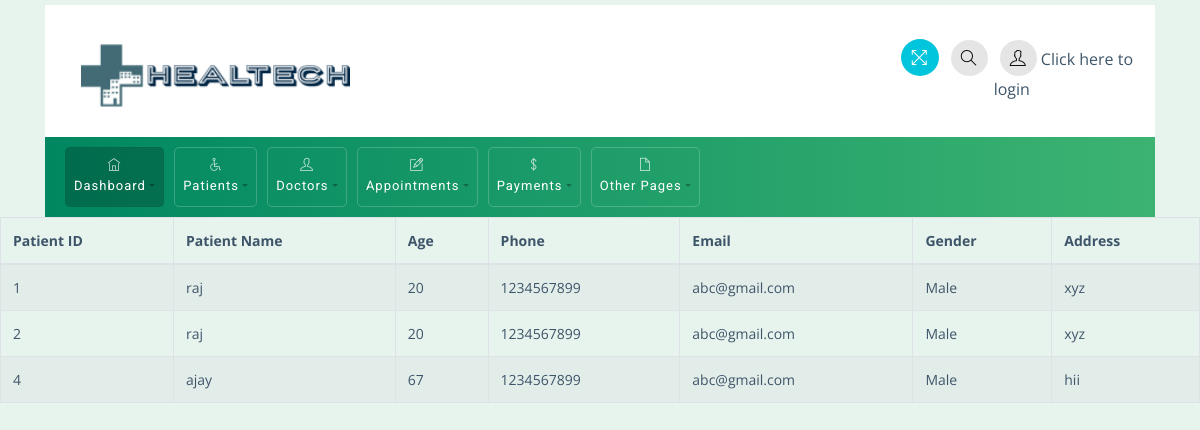
The app's page /patients.html with its own data.
### app/models.py (models this page shows, shortened)
class Patient(models.Model):
    patient_Name = models.CharField(max_length=100)
    date_of_birth = models.CharField(max_length=100)
    age = models.IntegerField()
    phone = models.IntegerField()
    email = models.EmailField(max_length=100)
    gender = models.CharField(max_length=50)
    address = models.TextField()

### Hospital/views.py (the view)
# urls.py: path('patients.html',views.PATIENTS,name='all_patients'),
def PATIENTS(request):
    patients = Patient.objects.all()
    return render(request, 'patients/patients.html',{'patients': patients})

### templates/patients/patients.html (shortened to what this page needs)
{% extends 'base.html' %}
{% block content %}
<html>
    <div class="table-responsive mb-3">
        <table id="tableId" class="table table-bordered table-striped">
            <thead>
                <tr>
                    <th>Patient ID</th>
                    <th>Patient Name</th>
                    <th>Age</th>
                    <th>Phone</th>
                    <th>Email</th>
                    <th>Gender</th>
                    <th>Address</th>
                </tr>
            </thead>
            <tbody>
                {% for patient in patients %}
                <tr>
                    <td>{{ patient.id }}</td>
                    <td>{{ patient.patient_Name }}</td>
                    <td>{{ patient.age }}</td>
                    <td>{{ patient.phone }}</td>
                    <td>{{ patient.email }}</td>
                    <td>{{ patient.gender }}</td>
                    <td>{{ patient.address }}</td>
                </tr>
                {% endfor %}
            </tbody>
        </table>
    </div>
</div>
{% endblock %}

### templates/base.html (shortened to what this page needs)
<!DOCTYPE html>
<html>
<head>
    {% load static %}
	<link rel="stylesheet" href="{% static 'css/bootstrap.min.css' %}">
	<link rel="stylesheet" href="{% static 'css/themify-icons.css' %}">
	<link rel="stylesheet" href="{% static 'css/animate.css' %}">
	<link rel="stylesheet" href="{% static 'css/styles.css' %}">
	<link rel="stylesheet" href="{% static 'css/green.css' %}" id="style_theme">
	<link rel="stylesheet" href="{% static 'css/responsive.css' %}">
	<link rel="stylesheet" href="{% static 'charts/css/morris.css' %}">
	<link rel="stylesheet" href="{% static 'css/jquery-jvectormap.css' %}">
</head>
<body>
<div class="wrapper">
		<div id="content">
			<div class="container top-brand">
				<nav class="navbar navbar-default">
					<div class="navbar-header">
						<div class="sidebar-header"> <a href="index.html"><img src="{% static 'images/logo.png' %}" class="logo" alt="logo"></a>
						</div>
					</div>
					<ul class="nav justify-content-end">
						<li class="nav-item">
							<a class="nav-link">
								<span title="Fullscreen" class="ti-fullscreen fullscreen"></span>
							</a>
						</li>
						<li class="nav-item">
							<a class="nav-link" data-toggle="modal" data-target=".proclinic-modal-lg">
								<span class="ti-search"></span>
							</a>
						</li>
						<li class="nav-item">
    						<a class="nav-link dropdown-toggle" data-toggle="dropdown" href="#" role="button" aria-haspopup="true" aria-expanded="false">
        					<span class="ti-user"></span>
        					{% if user.is_authenticated %}
            				{{ user.username }}
        					{% else %}
            				Click here to <a href="{% url 'login' %}">login</a>
        					{% endif %}
							</a>
					</li>
					</ul>
				</nav>
			</div>
			<div class="container menu-nav">
				<nav class="navbar navbar-expand-lg proclinic-bg text-white">
					<div class="collapse navbar-collapse" id="navbarSupportedContent">
						<ul class="navbar-nav mr-auto">
							<li class="nav-item dropdown active">
								<a class="nav-link dropdown-toggle" data-toggle="dropdown" href="#" role="button" aria-haspopup="true"
								 aria-expanded="false"><span class="ti-home"></span> Dashboard</a>
							</li>
							<li class="nav-item dropdown">
								<a class="nav-link dropdown-toggle" data-toggle="dropdown" href="#" role="button" aria-haspopup="true"
								 aria-expanded="false"><span class="ti-wheelchair"></span> Patients</a>
							</li>
							<li class="nav-item dropdown">
								<a class="nav-link dropdown-toggle" data-toggle="dropdown" href="#" role="button" aria-haspopup="true"
								 aria-expanded="false"><span class="ti-user"></span> Doctors</a>
							</li>
							<li class="nav-item dropdown">
								<a class="nav-link dropdown-toggle" data-toggle="dropdown" href="#" role="button" aria-haspopup="true"
								 aria-expanded="false"><span class="ti-pencil-alt"></span> Appointments</a>
							</li>
							<li class="nav-item dropdown">
								<a class="nav-link dropdown-toggle" data-toggle="dropdown" href="#" role="button" aria-haspopup="true"
								 aria-expanded="false"><span class="ti-money"></span> Payments</a>
							</li>
							<li class="nav-item dropdown">
								<a class="nav-link dropdown-toggle" data-toggle="dropdown" href="#" role="button" aria-haspopup="true"
								 aria-expanded="false"><span class="ti-file"></span> Other Pages</a>
							</li>
						</ul>
					</div>
				</nav>
			</div>
			{% block content %}
			{% endblock %}
		</div>
</body>
</html>

### static/css/styles.css (style rules this page uses)
body { font-family: 'Open Sans', sans-serif; background-color: #E7F3ED; color: #3e5569; }
h1, h2, h3, h4, h5, h6, span, .menu-nav { font-family: 'Roboto', sans-serif; letter-spacing: 1px; }
a, a:hover, a:focus { color: inherit; text-decoration: none; transition: all 0.3s; }
.navbar { padding: 10px 15px; background: #fff; border: none; border-radius: 0; }
.table td, .table th { padding: .75rem; }
#content { padding-top: 5px; padding-bottom: 15px; transition: all 0.3s; width: 100%; }
.table-striped tbody tr:nth-of-type(odd) { background-color: rgba(61,79,90,.03); }
table.table tbody td, table.table thead th { font-size: 14px; }
.menu-nav .navbar-nav .nav-item { font-size: 13px; padding: 2px 0px; border: 1px solid rgba(255,255,255,.2); margin: 0 5px; border-radius: 5px; }
.menu-nav .navbar-nav .nav-item.active { border: 1px solid rgba(0,0,0,.05) }
.menu-nav .dropdown-toggle::after { color: rgba(0,0,0,.3); }
li.nav-item.active { background: rgba(0,0,0,.2); border-radius: 5px; }
.menu-nav [class^="ti-"], .menu-nav [class*=" ti-"] { color: rgba(255,255,255,.8); }
.navbar-default .dropdown-toggle::after { display: none; }
.navbar-default .ti-announcement, .navbar-default .ti-user, .navbar-default .ti-search { padding: 10px; border-radius: 50%; color: #000; }
.navbar-default .ti-user, .navbar-default .ti-announcement, .navbar-default .ti-search { background: rgba(0,0,0,.1); }
.top-brand .nav-link { padding: 6px; cursor: pointer; }
.navbar .nav .nav-item:last-child .nav-link { padding-right: 7px; }
.fullscreen { padding: 10px; font-size: 17px; cursor: pointer; background: #00c5dc; color: #fff; border-radius: 50%; margin-left: 10px; }

### static/css/green.css (style rules this page uses)
.proclinic-bg { background: #3CB371; background: -webkit-linear-gradient(to right, #008761, #3CB371); background: linear-gradient(to right, #008761, #3CB371); }

### static/css/responsive.css (style rules this page uses)
@media (min-width: 992px) and (max-width: 1200px) { .menu-nav [class^="ti-"], .menu-nav [class*=" ti-"] { display: block; margin-bottom: 5px; text-align: center; } }

### records on screen
Patient: id "1", patient_Name "raj", age "20", phone "1234567899", email "abc@gmail.com", gender "Male", address "xyz"
Patient: id "2", patient_Name "raj", age "20", phone "1234567899", email "abc@gmail.com", gender "Male", address "xyz"
Patient: id "4", patient_Name "ajay", age "67", phone "1234567899", email "abc@gmail.com", gender "Male", address "hii"
